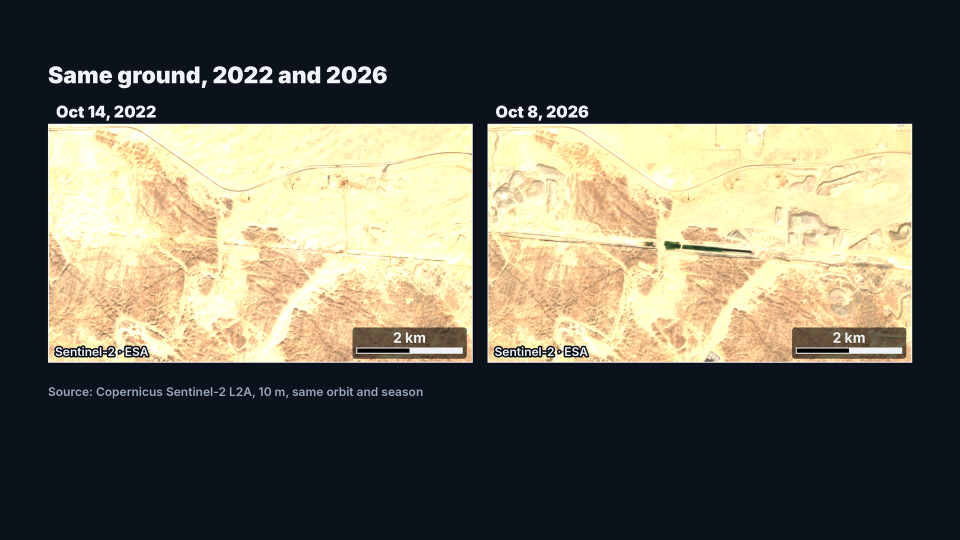
#> input picture publish/assets/ep005/src/s2-cmp-2022-2026.png, 1920 x 1080 px (shown at 1/2 size)
$ python make_cover.py
#> lines starting #> are read from the running program, lines starting #| are printed output that depends on the picture; after the words box and inside, x2 and y2 are one past the last pixel; in counts of white or black regions, pixels touching at a corner belong together
#> in build, src is the input picture: PIL image 1920x1080 RGB; mean R, G, B 104.4, 101, 87.8
#> in build, `img = Image.new("RGB", (W, H))`: img: PIL image 1280x720 RGB; every value is 0
#!/usr/bin/env python3
"""EP005 cover, concept #1 "170 KM PROMISED" (archetype A, before | after) - docs/THUMBNAIL_STYLE_GUIDE.md.

Real pixels only: the two halves are crops of the same ground from the Sentinel-2 comparison used in the video
(src/s2-cmp-2022-2026.png: 2022-10-14 and 2026-10-08, T36RYS, orbit 78). Allowed enhancement: crop, upscale, colour grade, vignette,
and the annotation layer (headline, ring, arrow, year badges). Nothing is drawn into the imagery itself.
    python3 make_cover.py [out.jpg]
"""
import math, os, sys
from PIL import Image, ImageDraw, ImageEnhance, ImageFilter, ImageFont

HERE = os.path.dirname(os.path.abspath(__file__))
FONT = "/usr/share/fonts/opentype/inter/Inter-Black.otf"
WHITE, GOLD, BLACK = (255, 255, 255), (255, 210, 30), (0, 0, 0)
W, H = 1280, 720
PANELS = {"2022": (96, 248), "2026": (975, 248)}      # top-left of each photo panel in the source
CROP_W, CROP_H, CX = 355, 400, 262                      # same ground in both: segment sits at panel x~440, y~249


def grade(im):
    """Cinematic gradient map (deep brown -> burnt orange -> amber) on the real luminance; the dark green water-like
    pixels keep their own hue so the segment stays what the satellite saw."""
    from PIL import ImageChops, ImageOps
    gray = ImageOps.autocontrast(im.convert("L"), cutoff=1)
    gray = gray.point(lambda v: int(255 * (v / 255) ** 1.6))
    look = ImageOps.colorize(gray, black=(8, 3, 4), mid=(168, 72, 22), white=(255, 176, 70), midpoint=118)
    r, g, b = [c.convert("L") for c in im.split()]
    greenish = ImageChops.subtract(g, r).point(lambda v: 255 if v > 4 else 0).filter(ImageFilter.GaussianBlur(1.2))
    dark = im.convert("L").point(lambda v: 255 if v < 150 else 0)
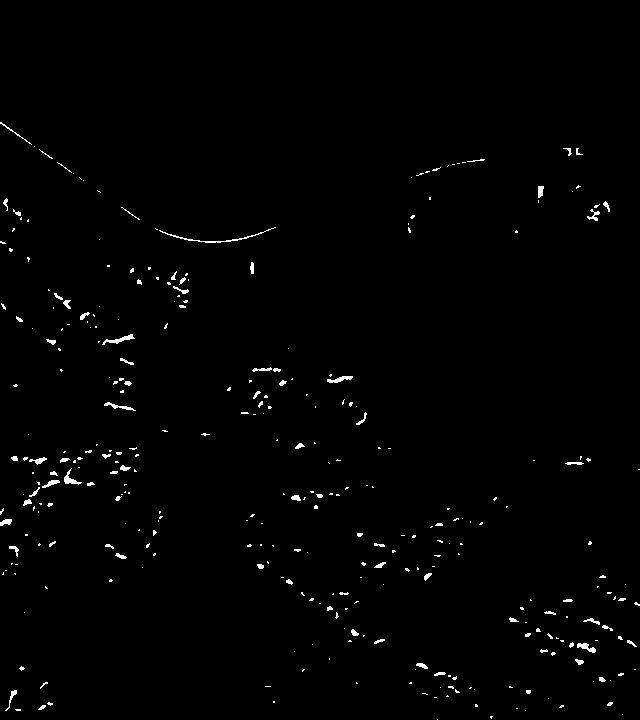
#> dark: PIL image 640x720 L; 1% white in thin lines or dots, all inside (x1, y1, x2, y2) = (0, 122, 640, 720)
    keep = ImageChops.multiply(greenish, dark)
    green = ImageEnhance.Color(ImageEnhance.Brightness(im).enhance(0.9)).enhance(1.8)
    look = Image.composite(green, look, keep)
    vig = Image.new("L", im.size, 0); d = ImageDraw.Draw(vig)
#> after `vig = Image.new('L', im.size, 0)`: vig: PIL image 640x720 L; every value is 0
    d.ellipse((-im.width * .25, -im.height * .2, im.width * 1.25, im.height * 1.2), fill=255)
    vig = vig.filter(ImageFilter.GaussianBlur(90))
#> vig: PIL image 640x720 L; every value is 255
    return Image.composite(look, ImageEnhance.Brightness(look).enhance(0.4), vig)


def half(src, key):
    x0, y0 = PANELS[key]
    c = src.crop((x0 + CX, y0, x0 + CX + CROP_W, y0 + CROP_H)).resize((W // 2, H), Image.LANCZOS)
    return grade(c.filter(ImageFilter.UnsharpMask(2, 90, 2)))


def text_layer(text, size, fill, squeeze=0.82, stroke=9):
    f = ImageFont.truetype(FONT, size)
    l, t, r, b = f.getbbox(text, stroke_width=stroke)
    lay = Image.new("RGBA", (r - l + 40, b - t + 40), (0, 0, 0, 0))
    ImageDraw.Draw(lay).text((20 - l, 20 - t), text, font=f, fill=fill, stroke_width=stroke, stroke_fill=BLACK)
    lay = lay.resize((int(lay.width * squeeze), lay.height), Image.LANCZOS)         # condensed display look
    sh = Image.new("RGBA", lay.size, (0, 0, 0, 0)); sh.paste((0, 0, 0, 190), mask=lay.split()[3])
    out = Image.new("RGBA", (lay.width + 12, lay.height + 12), (0, 0, 0, 0))
    out.alpha_composite(sh.filter(ImageFilter.GaussianBlur(5)), (10, 10)); out.alpha_composite(lay, (0, 0))
    return out


def bez(p0, p1, p2, n=60):
    return [((1 - t) ** 2 * p0[0] + 2 * (1 - t) * t * p1[0] + t * t * p2[0], (1 - t) ** 2 * p0[1] + 2 * (1 - t) * t * p1[1] + t * t * p2[1]) for t in (i / n for i in range(n + 1))]


def arrow(img, pts, color, w):
    d = ImageDraw.Draw(img)
    for col, ww in ((BLACK, w + 10), (color, w)):
        d.line(pts, fill=col, width=ww, joint="curve")
    (x0, y0), (x1, y1) = pts[-6], pts[-1]
    a = math.atan2(y1 - y0, x1 - x0)
    for col, s in ((BLACK, 1.35), (color, 1.0)):
        tip = (x1 + math.cos(a) * 22 * s, y1 + math.sin(a) * 22 * s)
        base = [(x1 - math.cos(a) * 40 * s + math.cos(a + k) * 46 * s * 0.0 + math.cos(a + math.pi / 2) * k * 38 * s,
                 y1 - math.sin(a) * 40 * s + math.sin(a + math.pi / 2) * k * 38 * s) for k in (-1, 1)]
        d.polygon([tip] + base, fill=col)


def badge(img, xy, text, fill):
    f = ImageFont.truetype(FONT, 64)
    d = ImageDraw.Draw(img, "RGBA"); l, t, r, b = d.textbbox((0, 0), text, font=f)
    x, y = xy; pad = 18
    if x < 0:
        x = W + x - (r - l + 2 * pad)
    d.rounded_rectangle((x, y, x + r - l + 2 * pad, y + b - t + 2 * pad), 18, fill=(6, 10, 16, 215), outline=(255, 255, 255, 60), width=2)
    d.text((x + pad - l, y + pad - t), text, font=f, fill=fill)


def build(out):
    src = Image.open(os.path.join(HERE, "src", "s2-cmp-2022-2026.png")).convert("RGB")
    img = Image.new("RGB", (W, H))
    img.paste(half(src, "2022"), (0, 0)); img.paste(half(src, "2026"), (W // 2, 0))
#> in grade (call 2), `dark = im.convert("L").point(lambda v: 255 if v < 150 else 0)`: dark: PIL image 640x720 L; 2.3% white; 335 white regions (270 under 20 px), largest, box (x1, y1, x2, y2) and area: (229, 435, 483, 465) 3205, (164, 421, 225, 453) 1476, (341, 470, 501, 486) 656
#> in grade (call 2), `green = ImageEnhance.Color(ImageEnhance.Brightness(im).enhance(0.9)).e..`:
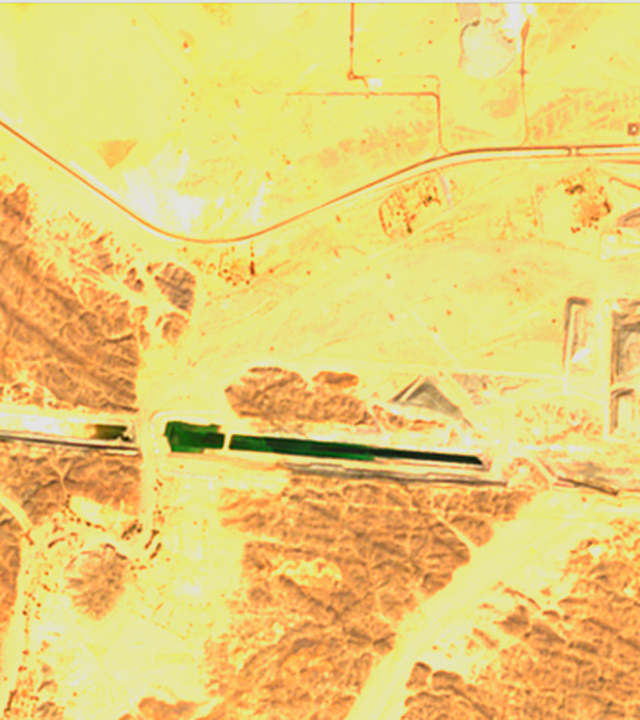
#> green: PIL image 640x720 RGB; mean R, G, B 232.9, 206.9, 118.1
    glow = Image.new("RGBA", (W, H), (0, 0, 0, 0)); gd = ImageDraw.Draw(glow)
#> after `glow = Image.new('RGBA', (W, H), (0, 0, 0, 0))`: glow: PIL image 1280x720 RGBA; every value is 0
    gd.rectangle((W // 2 - 8, 0, W // 2 + 8, H), fill=(255, 255, 255, 200)); glow = glow.filter(ImageFilter.GaussianBlur(7))
    img = Image.alpha_composite(img.convert("RGBA"), glow).convert("RGB")
    d = ImageDraw.Draw(img); d.rectangle((W // 2 - 3, 0, W // 2 + 3, H), fill=WHITE)
    # ring around the real dark segment (2026 half), glow + outline
    cx, cy, rx, ry = 960, 448, 215, 70
    ring = Image.new("RGBA", (W, H), (0, 0, 0, 0)); rd = ImageDraw.Draw(ring)
    rd.ellipse((cx - rx, cy - ry, cx + rx, cy + ry), outline=GOLD + (255,), width=9)
    g2 = ring.filter(ImageFilter.GaussianBlur(10)); img = Image.alpha_composite(img.convert("RGBA"), g2); img = Image.alpha_composite(img, ring).convert("RGB")
#> after `g2 = ring.filter(ImageFilter.GaussianBlur(10))`:
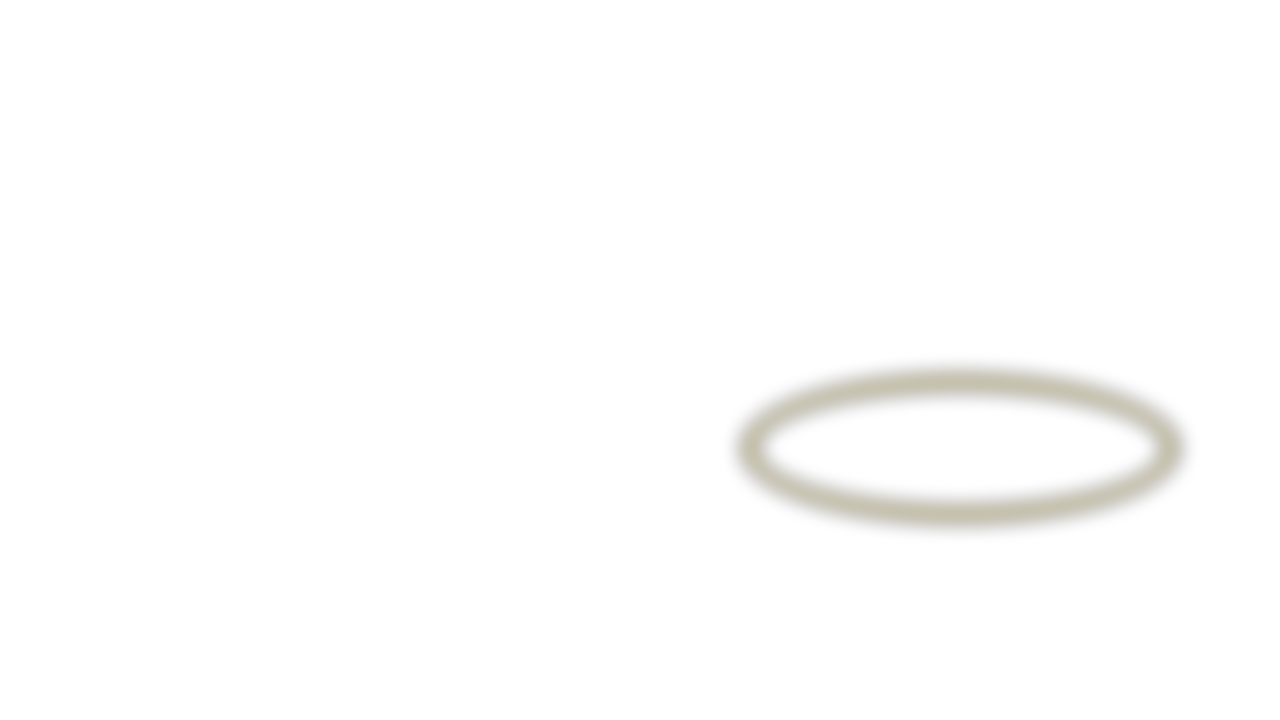
#> g2: PIL image 1280x720 RGBA; mean R, G, B, A 2.2, 1.8, 0.3, 2.2; transparent parts drawn white
#> after `img = Image.alpha_composite(img.convert('RGBA'), g2)`:
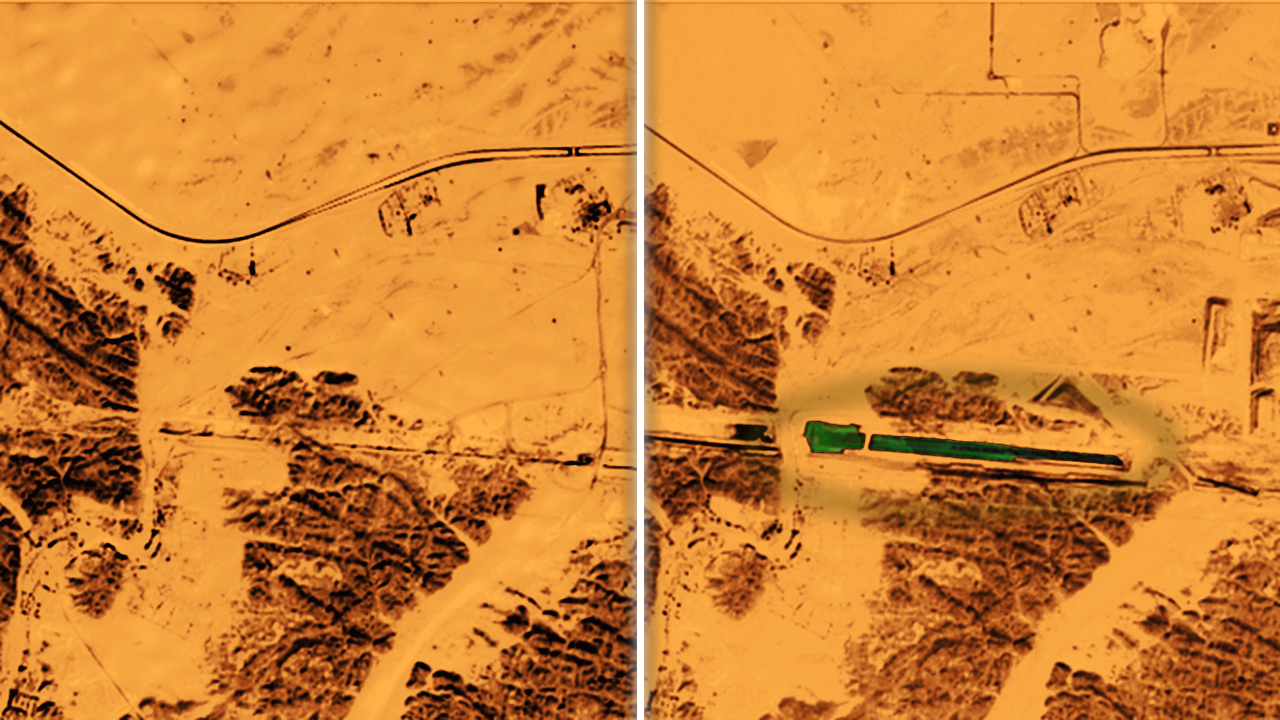
#> img: PIL image 1280x720 RGBA; mean R, G, B, A 207.6, 130.4, 50.9, 255
    d = ImageDraw.Draw(img)
    arrow(img, bez((250, 640), (450, 500), (760, 540)), WHITE, 14)
#> in arrow, `(x0, y0), (x1, y1) = pts[-6], pts[-1]`: x0 = 709.1; y0 = 534.6; x1 = 760; y1 = 540
#> in arrow, `a = math.atan2(y1 - y0, x1 - x0)`: a = 0.106
#> the loop in arrow, `for col, s in ((BLACK, 1.35), (color, 1.0)):` made 2 passes
#> (tip, base) on passes 1 to 2: ((789.5, 543.1), [(711.7, 483.3), (700.9, 585.3)]), ((781.9, 542.3), [(724.2, 498), (716.2, 573.6)])
    shade = Image.new("RGBA", (W, H), (0, 0, 0, 0)); sd = ImageDraw.Draw(shade)
    for y in range(H):
        a = int(150 * max(0, 1 - y / 360)) + int(120 * max(0, (y - 560) / 160))
        sd.line((0, y, W, y), fill=(0, 0, 0, min(a, 190)))
    img = Image.alpha_composite(img.convert("RGBA"), shade)
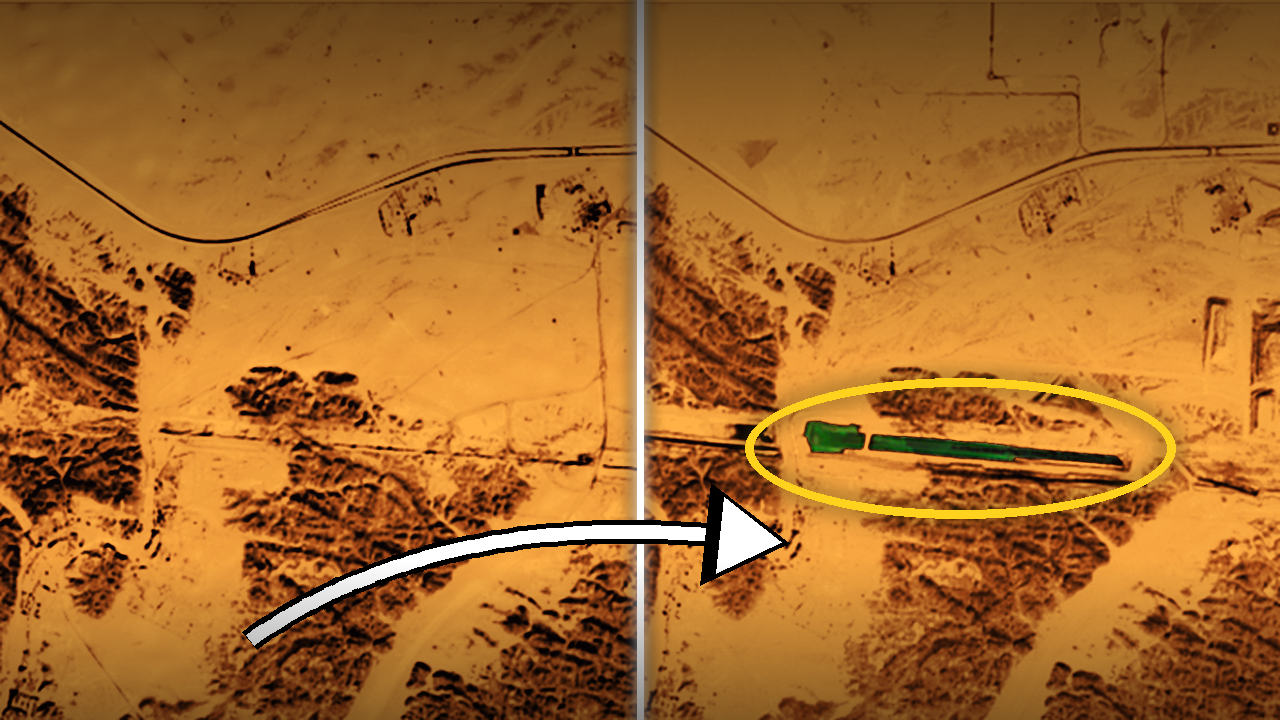
#> img: PIL image 1280x720 RGBA; mean R, G, B, A 164, 103.9, 41.5, 255
    badge(img, (36, 612), "2022", WHITE); badge(img, (-36, 612), "2026", GOLD)
#> in badge, `l, t, r, b = d.textbbox((0, 0), text, font=f)`: l = 0; t = 14; r = 170; b = 63
    l1 = text_layer("170 KM", 215, WHITE); l2 = text_layer("PROMISED", 190, GOLD)
#> in text_layer, `lay = Image.new("RGBA", (r - l + 40, b - t + 40), (0, 0, 0, 0))`: lay: PIL image 844x219 RGBA; every value is 0
#> in text_layer, `lay = lay.resize((int(lay.width * squeeze), lay.height), Image.LANCZOS)`:
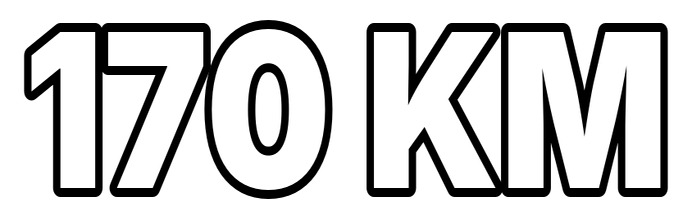
#> lay: PIL image 692x219 RGBA; mean R, G, B, A 95.3, 95.3, 95.3, 142.1; transparent parts drawn white
#> in text_layer, `sh = Image.new('RGBA', lay.size, (0, 0, 0, 0))`: sh: PIL image 692x219 RGBA; every value is 0
#> in text_layer, `sh.paste((0, 0, 0, 190), mask=lay.split()[3])`:
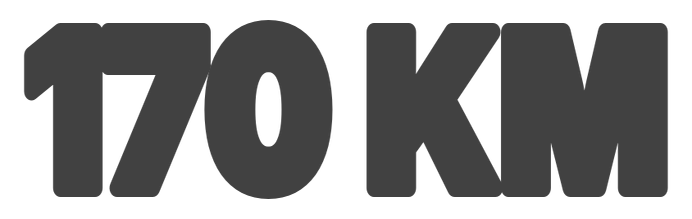
#> sh: PIL image 692x219 RGBA; mean R, G, B, A 0, 0, 0, 105.9; transparent parts drawn white
#> in text_layer, `out = Image.new("RGBA", (lay.width + 12, lay.height + 12), (0, 0, 0, 0))`: out: PIL image 704x231 RGBA; every value is 0
    img.alpha_composite(l1, (36, 6)); img.alpha_composite(l2, (36, 6 + l1.height - 48))
    cd = ImageDraw.Draw(img, "RGBA"); f = ImageFont.truetype("/usr/share/fonts/opentype/inter/Inter-Bold.otf", 18)
    t = "Contains modified Copernicus Sentinel data 2022, 2026"
    cd.rectangle((W // 2 - 270, H - 30, W // 2 + 270, H), fill=(0, 0, 0, 150)); cd.text((W // 2 - 262, H - 27), t, font=f, fill=(235, 235, 235))
    img.convert("RGB").save(out, quality=93)


if __name__ == "__main__":
    build(sys.argv[1] if len(sys.argv) > 1 else os.path.join(HERE, "thumbnail_v2.jpg"))
